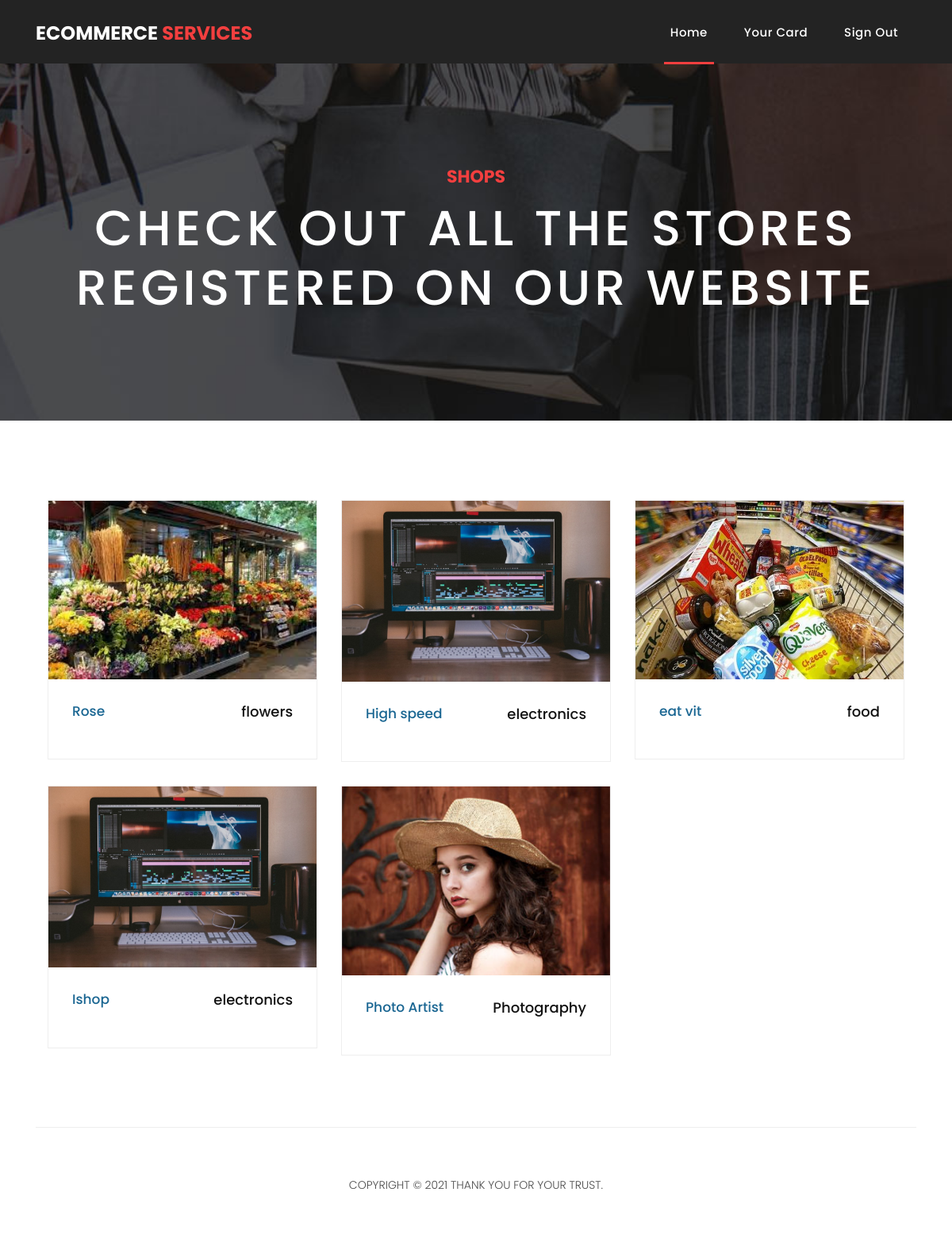
Page /customerhome.php (signed in) on the committed database.
### tables this page shows
CREATE TABLE `shops` (
  `id` int(11) NOT NULL,
  `user_id` int(11) NOT NULL,
  `name` varchar(50) NOT NULL,
  `category` varchar(255) NOT NULL,
  `image_path` varchar(255) NOT NULL
);

### php/allshops.php (called while the page is built)
<?php
include "connection.php";
		$sql2="Select * from shops";
		$stmt2 = $connection->prepare($sql2);
		$stmt2->execute();
		$result = $stmt2->get_result();
?>

### customerhome.php (the view, shortened to what this page needs)
<?php
  include "php/allshops.php";
?>
<!DOCTYPE html>
<html lang="en">
  <head>
    <link href="vendor/bootstrap/css/bootstrap.min.css" rel="stylesheet">
    <link rel="stylesheet" href="assets/css/fontawesome.css">
    <link rel="stylesheet" href="assets/css/templatemo-sixteen.css">
    <link rel="stylesheet" href="assets/css/owl.css">
  </head>
  <body>
    <header class="">
      <nav class="navbar navbar-expand-lg">
        <div class="container">
          <span class="navbar-brand" ><h2>Ecommerce <em>Services</em></h2></span>
          <div class="collapse navbar-collapse" id="navbarResponsive">
            <ul class="navbar-nav ml-auto">
              <li class="nav-item active">
                <a class="nav-link" href="php/login.php">Home
                </a>
              </li>
                            <li class="nav-item">
                <a class="nav-link" href="card.php">Your card</a>
              </li>
              <li class="nav-item">
                <a class="nav-link"  id="logout">Sign out</a>
              </li>
            </ul>
          </div>
        </div>
      </nav>
    </header>
<div class="page-heading products-heading header-text">
      <div class="container">
        <div class="row">
          <div class="col-md-12">
            <div class="text-content">
              <h4>shops</h4>
              <h2>Check out all the stores registered on our website</h2>
            </div>
          </div>
        </div>
      </div>
    </div>
    <div class="products">
      <div class="container">
          <div class="col-md-12">
            <div class="filters-content">
               <?php
               $x = 0;
                  while($row = $result->fetch_assoc()){
                    if($x % 3 == 0){
                  ?>
                <div class="row grid">
                <?php } ?>
                    <div class="col-lg-4 col-md-4 all des">
                      <div class="product-item">
                        <a href=<?php echo "customerproduct.php?sid=".$row['id'] ?>><img src='<?php echo $row['image_path']; ?>' alt=""></a>
                        <div class="down-content">
                          <a href=<?php echo "customerproduct.php?sid=".$row['id'] ?>><h4><?php echo $row['name'] ?></h4></a>
                          <h6><?php echo $row['category'] ?></h6>
                        </div>
                      </div>
                    </div>
                    <?php
                    if(($x+1) % 3 == 0){
                      ?>
                    </div>
                    <?php
                  }
                  $x = $x + 1;
                  }
                  ?>
                </div>
            </div>
          </div>
        </div>
      </div>
    <footer>
      <div class="container">
        <div class="row">
          <div class="col-md-12">
            <div class="inner-content">
              <p>Copyright &copy; 2021 Thank you for your trust.</p>
            </div>
          </div>
        </div>
      </div>
    </footer>
  </body>
</html>

### assets/css/templatemo-sixteen.css (style rules this page uses)
body { font-family: 'Poppins', sans-serif; overflow-x: hidden; text-rendering: optimizeLegibility; -webkit-font-smoothing: antialiased; -moz-osx-font-smoothing: grayscale; }
p { margin-bottom: 0px; font-size: 14px; font-weight: 300; color: #4a4a4a; line-height: 24px; }
a { text-decoration: none!important; }
ul { padding: 0; margin: 0; list-style: none; }
h1,h2,h3,h4,h5,h6 { margin: 0px; }
.products-heading { background-image: url(../images/products-heading.jpg); }
.page-heading { padding: 210px 0px 130px 0px; text-align: center; background-position: center center; background-repeat: no-repeat; background-size: cover; }
.page-heading .text-content h4 { color: #f33f3f; font-size: 22px; text-transform: uppercase; font-weight: 700; margin-bottom: 15px; }
.page-heading .text-content h2 { color: #fff; font-size: 62px; text-transform: uppercase; letter-spacing: 5px; }
header { position: absolute; z-index: 99999; width: 100%; height: 80px; background-color: #232323; -webkit-transition: all 0.3s ease-in-out 0s; -moz-transition: all 0.3s ease-in-out 0s; -o-transition: all 0.3s ease-in-out 0s; transition: all 0.3s ease-in-out 0s; }
header .navbar { padding: 17px 0px; }
.navbar .navbar-brand { float: left; margin-top: -12px; outline: none; }
.navbar .navbar-brand h2 { color: #fff; text-transform: uppercase; font-size: 24px; font-weight: 700; -webkit-transition: all .3s ease 0s; -moz-transition: all .3s ease 0s; -o-transition: all .3s ease 0s; transition: all .3s ease 0s; }
.navbar .navbar-brand h2 em { font-style: normal; color: #f33f3f; }
#navbarResponsive { z-index: 999; }
.navbar-collapse { text-align: center; }
.navbar .navbar-nav .nav-item { margin: 0px 15px; }
.navbar .navbar-nav a.nav-link { text-transform: capitalize; font-size: 15px; font-weight: 500; letter-spacing: 0.5px; color: #fff; transition: all 0.5s; margin-top: 5px; }
.navbar .navbar-nav .nav-link:hover, .navbar .navbar-nav .active>.nav-link, .navbar .navbar-nav .nav-link.active, .navbar .navbar-nav .nav-link.show, .navbar .navbar-nav .show>.nav-link { color: #fff; padding-bottom: 25px; border-bottom: 3px solid #f33f3f; }
.product-item { border: 1px solid #eee; margin-bottom: 30px; }
.product-item .down-content { padding: 30px; position: relative; }
.product-item img { width: 100%; overflow: hidden; }
.product-item .down-content h4 { font-size: 17px; color: #1a6692; margin-bottom: 20px; }
.product-item .down-content h6 { position: absolute; top: 30px; right: 30px; font-size: 18px; color: #121212; }
footer { text-align: center; }
footer .inner-content { border-top: 1px solid #eee; margin-top: 60px; padding: 60px 0px; }
footer .inner-content p { text-transform: uppercase; }
.products { margin-top: 100px; }

### rows in the picture
shops: image_path (picture), name "Rose", category "flowers"
shops: image_path (picture), name "High speed", category "electronics"
shops: image_path (picture), name "eat vit", category "food"
shops: image_path (picture), name "Ishop", category "electronics"
shops: image_path (picture), name "Photo Artist", category "Photography"
